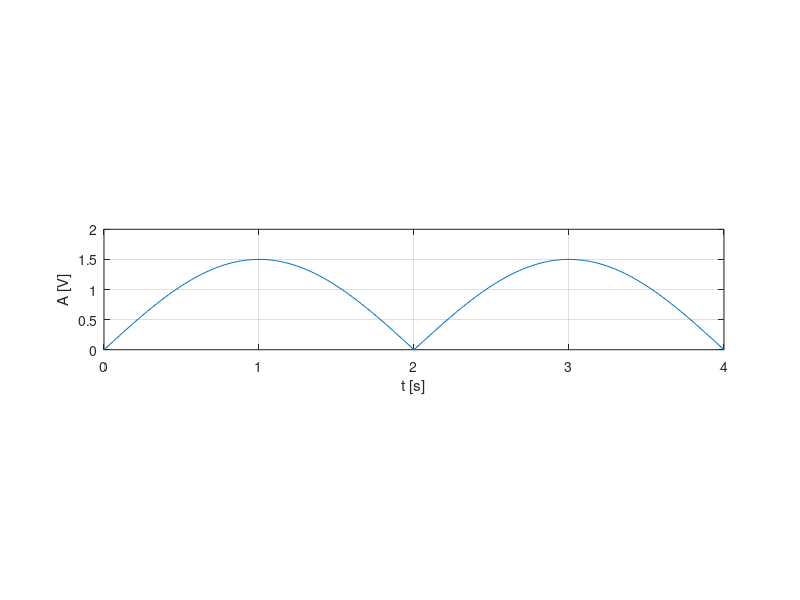

Here is the MATLAB script that generated this plot:
%20ms
t=0:0.02:4;
f=0.25;
w=2*pi*f;
s=1.5*abs(sin(w*t));
subplot(3,1,2)
plot(t,s),grid,xlabel('t [s]'),ylabel('A [V]');
